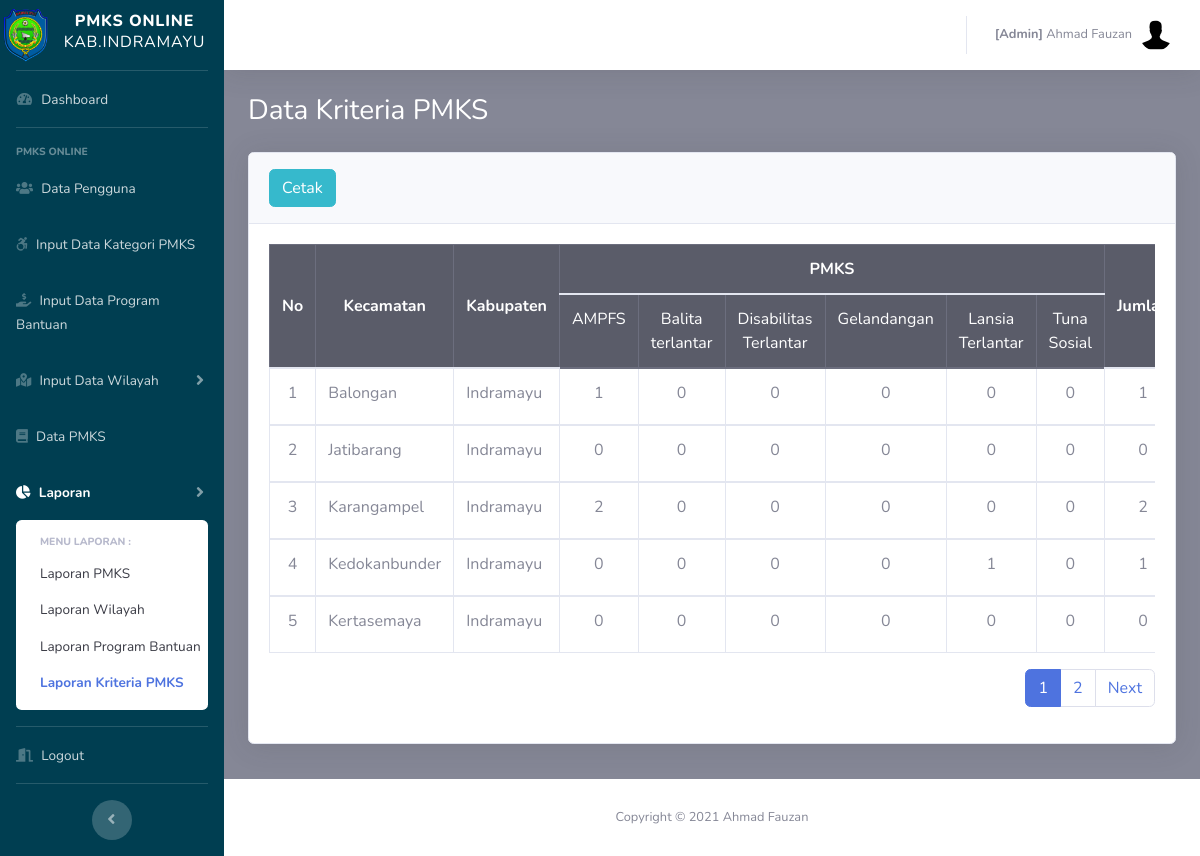
The app's page /admin/laporan_krt.php (signed in) with its own data.
### tables this page shows
CREATE TABLE `pegawai` (
  `id_pegawai` int(11) NOT NULL,
  `nm_pegawai` varchar(50) NOT NULL,
  `nip` varchar(50) NOT NULL,
  `no_telepon` varchar(50) NOT NULL,
  `alamat` varchar(100) DEFAULT NULL,
  `id_desa` int(10) NOT NULL,
  `username` varchar(50) NOT NULL,
  `password` varchar(255) NOT NULL,
  `role` varchar(10) NOT NULL,
  `status` int(10) NOT NULL,
  `is_delete` int(11) NOT NULL,
  `row_edit` int(11) NOT NULL,
  `time_input` datetime NOT NULL DEFAULT CURRENT_TIMESTAMP
);

CREATE TABLE `kat_pmks` (
  `id_kat_pmks` int(10) NOT NULL,
  `nm_kat` varchar(25) NOT NULL,
  `is_delete` int(11) NOT NULL,
  `row_edit` int(11) NOT NULL,
  `creator` int(11) NOT NULL,
  `time_input` datetime NOT NULL DEFAULT CURRENT_TIMESTAMP
);

CREATE TABLE `kecamatan` (
  `id_kec` int(11) NOT NULL,
  `nm_kec` varchar(20) NOT NULL,
  `is_delete` int(11) NOT NULL,
  `row_edit` int(11) NOT NULL,
  `creator` int(11) NOT NULL,
  `time_input` datetime NOT NULL DEFAULT CURRENT_TIMESTAMP
);

### config.php (called while the page is built, shortened)
<?php
	$database = 'pmks';
?>

### functions.php (called while the page is built, shortened)
<?php
function query($query)
{
	include('config.php');
	$result = mysqli_query($koneksi, $query);
	$rows = [];
	while ($row = mysqli_fetch_assoc($result)) {
		$rows[] = $row;
	}
	return $rows;
}

### admin/laporan_krt.php (the view, shortened to what this page needs)
<?php
  include('templetes/sidebar.php');
  include('templetes/topbar.php');
  require_once "../functions.php";
  $jml_DataHalaman = 5;
  $jml_responden = count(query("SELECT * FROM kecamatan WHERE is_delete=1 AND nm_kec!='Tidak Ada'ORDER BY nm_kec ASC"));
  $jml_Halaman = ceil($jml_responden / $jml_DataHalaman);
  $pageAktif = (isset($_GET["page"]) ) ? $_GET["page"] : 1;
  $awaldata = ( $jml_DataHalaman * $pageAktif ) - $jml_DataHalaman;
  $kec=query("SELECT * FROM kecamatan WHERE is_delete=1 AND nm_kec!='Tidak Ada'ORDER BY nm_kec ASC LIMIT $awaldata, $jml_DataHalaman");
?>
        <div class="container-fluid">
          <h1 class="h3 mb-4 text-judul">Data Kriteria PMKS</h1>
              <div class="card shadow mb-2">
                <div class="card-header py-3">
                  <a href="../cetak_krt.php" target="_blank" class="btn btn-info"> Cetak</a>
                </div>
                <?php
                $ktr=query("SELECT * FROM kat_pmks WHERE is_delete=1 ORDER By nm_kat ASC");
                $jml_ktr = count($ktr);
                 ?>
                <div class="card-body">
                <div class="table-responsive">
                <table class="table table-bordered" width="100%" cellspacing="0">
                  <thead class="table-dark">
                    <tr>
                      <th rowspan="2" style="text-align: center;vertical-align: middle;"class="text-center">No</th>
                      <th rowspan="2" style="text-align: center;vertical-align: middle;"class="text-center">Kecamatan</th>
                      <th rowspan="2" style="text-align: center;vertical-align: middle;"class="text-center">Kabupaten</th>
                      <th colspan="<?=$jml_ktr ?>" style="text-align: center;vertical-align: middle;"class="text-center">PMKS</th>
                      <th rowspan="2" style="text-align: center;vertical-align: middle;"class="text-center">Jumlah</th>
                    </tr>
                    <tr>
                      <?php foreach ($ktr as $row1):?>
                        <td class="text-center"><?=$row1['nm_kat'] ?></td>
                      <?php endforeach; ?>
                    </tr>
                  </thead>
                  <?php $i=$awaldata+1;
                  foreach ($kec as $row):
                      $id_kec = $row['id_kec'];
                  ?>
                    <tbody>
                      <tr>
                        <td class="text-center"><?=$i;?></td>
                        <td class="text-left"><?=$row['nm_kec'];?></td>
                        <td class="text-left">Indramayu</td>
                       <?php
                          foreach ($ktr as $row2):
                           $id_kat = $row2['id_kat_pmks'];
                           $result = query("SELECT a.*,b.*,c.* FROM pmks a
                                                 INNER JOIN kecamatan b USING (id_kec)
                                                 INNER JOIN kat_pmks c USING (id_kat_pmks)
                                                 WHERE a.is_delete=1
                                                 AND b.id_kec = $id_kec AND c.id_kat_pmks = $id_kat");
                           $jml =count($result);
                          ?>
                        <td class="text-center"><?=$jml ?></td>
                      <?php endforeach; ?>
                        <?php
                          $result_tot = query("SELECT a.*,b.*,c.* FROM pmks a
                                                 INNER JOIN kecamatan b USING (id_kec)
                                                 INNER JOIN kat_pmks c USING (id_kat_pmks)
                                                 WHERE a.is_delete=1
                                                 AND b.id_kec = $id_kec");
                          $jml_tot =count($result_tot);
                         ?>
                        <td class="text-center"><?=$jml_tot ?></td>
                      </tr>
                      <?php $i++;?>
                    <?php endforeach; ?>
                  </tbody>
                </table>
                <nav aria-label="Page navigation example">
                  <ul class="pagination float-right">
                    <?php for ($i=1; $i <= $jml_Halaman; $i++) : ?>
                      <?php if ($i == $pageAktif) : ?>
                        <li class="page-item active"><a class="page-link" href="?page=<?=$i; ?>"><?=$i; ?></a></li>
                        <?php else : ?>
                          <li class="page-item"><a class="page-link" href="?page=<?=$i; ?>"><?=$i; ?></a></li>
                        <?php endif; ?>
                      <?php endfor; ?>
                      <?php if ($pageAktif < $jml_Halaman) : ?>
                        <li class="page-item"><a class="page-link" href="?page=<?=$pageAktif+1; ?>">Next</a></li>
                      <?php endif; ?>
                    </ul>
                  </nav>
                </div>
              </div>
            </div>
        </div>
      </div>
<?php include('templetes/footer.php');?>

### admin/templetes/topbar.php (shortened to what this page needs)
<?php
require_once "../functions.php";
$idp = $_SESSION["id_pegawai"];
$pg = query("SELECT * FROM pegawai WHERE is_delete=1 AND id_pegawai = $idp")[0];
?>
          <ul class="navbar-nav ml-auto">
            <li class="nav-item dropdown no-arrow">
              <a class="nav-link dropdown-toggle" href="#" id="userDropdown" role="button" data-toggle="dropdown" aria-haspopup="true" aria-expanded="false">
                <span class="mr-2 d-none d-lg-inline text-gray-600 small"><b>[<?=$pg['role']?>]</b> <?=$pg['nm_pegawai']?></span>
                <img class="img-profile rounded-circle" src="../assets/img/default.jpg">
              </a>
            </li>
          </ul>
        </nav>

### admin/templetes/sidebar.php (style rules this page uses)
.text-judul { color: #ffffff; }

### records on screen
pegawai: role "Admin", nm_pegawai "Ahmad Fauzan"
kat_pmks: nm_kat "AMPFS", jml "1", jml "0", jml "2"
kat_pmks: nm_kat "Balita terlantar", jml "0"
kat_pmks: nm_kat "Disabilitas Terlantar", jml "0"
kat_pmks: nm_kat "Gelandangan", jml "0"
kat_pmks: nm_kat "Lansia Terlantar", jml "0", jml "1"
kat_pmks: nm_kat "Tuna Sosial", jml "0"
kecamatan: nm_kec "Balongan", jml_tot "1"
kecamatan: nm_kec "Jatibarang", jml_tot "0"
kecamatan: nm_kec "Karangampel", jml_tot "2"
kecamatan: nm_kec "Kedokanbunder", jml_tot "1"
kecamatan: nm_kec "Kertasemaya", jml_tot "0"
